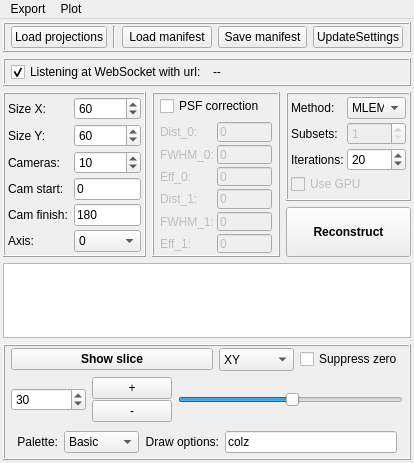
<?xml version="1.0" encoding="UTF-8"?>
<ui version="4.0">
 <class>MainWindow</class>
 <widget class="QMainWindow" name="MainWindow">
  <property name="geometry">
   <rect>
    <x>0</x>
    <y>0</y>
    <width>414</width>
    <height>463</height>
   </rect>
  </property>
  <property name="windowTitle">
   <string>MainWindow</string>
  </property>
  <widget class="QWidget" name="centralWidget">
   <layout class="QVBoxLayout" name="verticalLayout_3">
    <property name="leftMargin">
     <number>3</number>
    </property>
    <property name="topMargin">
     <number>3</number>
    </property>
    <property name="rightMargin">
     <number>3</number>
    </property>
    <property name="bottomMargin">
     <number>3</number>
    </property>
    <item>
     <widget class="QFrame" name="frLoad">
      <property name="maximumSize">
       <size>
        <width>16777215</width>
        <height>40</height>
       </size>
      </property>
      <property name="frameShape">
       <enum>QFrame::Box</enum>
      </property>
      <property name="frameShadow">
       <enum>QFrame::Raised</enum>
      </property>
      <layout class="QHBoxLayout" name="horizontalLayout_3">
       <property name="leftMargin">
        <number>6</number>
       </property>
       <property name="topMargin">
        <number>2</number>
       </property>
       <property name="rightMargin">
        <number>6</number>
       </property>
       <property name="bottomMargin">
        <number>2</number>
       </property>
       <item>
        <widget class="QPushButton" name="pbLoadProjections">
         <property name="text">
          <string>Load projections</string>
         </property>
        </widget>
       </item>
       <item>
        <widget class="Line" name="line">
         <property name="orientation">
          <enum>Qt::Vertical</enum>
         </property>
        </widget>
       </item>
       <item>
        <widget class="QPushButton" name="pbLoadManifest">
         <property name="text">
          <string>Load manifest</string>
         </property>
        </widget>
       </item>
       <item>
        <widget class="QPushButton" name="pbSaveManifest">
         <property name="text">
          <string>Save manifest</string>
         </property>
        </widget>
       </item>
       <item>
        <widget class="QPushButton" name="pbUpdateSettings">
         <property name="text">
          <string>UpdateSettings</string>
         </property>
        </widget>
       </item>
      </layout>
     </widget>
    </item>
    <item>
     <widget class="QFrame" name="frame_3">
      <property name="maximumSize">
       <size>
        <width>16777215</width>
        <height>30</height>
       </size>
      </property>
      <property name="frameShape">
       <enum>QFrame::Box</enum>
      </property>
      <property name="frameShadow">
       <enum>QFrame::Raised</enum>
      </property>
      <layout class="QHBoxLayout" name="horizontalLayout_4">
       <property name="leftMargin">
        <number>6</number>
       </property>
       <property name="topMargin">
        <number>2</number>
       </property>
       <property name="rightMargin">
        <number>6</number>
       </property>
       <property name="bottomMargin">
        <number>2</number>
       </property>
       <item>
        <widget class="QCheckBox" name="cbListenWebSocket">
         <property name="text">
          <string>Listening at WebSocket with url:</string>
         </property>
         <property name="checked">
          <bool>true</bool>
         </property>
        </widget>
       </item>
       <item>
        <widget class="QLabel" name="labUrl">
         <property name="text">
          <string>--</string>
         </property>
        </widget>
       </item>
      </layout>
     </widget>
    </item>
    <item>
     <layout class="QHBoxLayout" name="horizontalLayout_2">
      <item>
       <widget class="QFrame" name="frame">
        <property name="frameShape">
         <enum>QFrame::Box</enum>
        </property>
        <property name="frameShadow">
         <enum>QFrame::Raised</enum>
        </property>
        <layout class="QGridLayout" name="gridLayout">
         <property name="leftMargin">
          <number>3</number>
         </property>
         <property name="topMargin">
          <number>2</number>
         </property>
         <property name="rightMargin">
          <number>3</number>
         </property>
         <property name="bottomMargin">
          <number>2</number>
         </property>
         <property name="verticalSpacing">
          <number>3</number>
         </property>
         <item row="0" column="0">
          <widget class="QLabel" name="labSizeX">
           <property name="text">
            <string>Size X:</string>
           </property>
          </widget>
         </item>
         <item row="0" column="1">
          <widget class="QSpinBox" name="sbSizeX">
           <property name="minimum">
            <number>1</number>
           </property>
           <property name="maximum">
            <number>100000</number>
           </property>
           <property name="value">
            <number>60</number>
           </property>
          </widget>
         </item>
         <item row="1" column="0">
          <widget class="QLabel" name="labSizeX_2">
           <property name="text">
            <string>Size Y:</string>
           </property>
          </widget>
         </item>
         <item row="1" column="1">
          <widget class="QSpinBox" name="sbSizeY">
           <property name="minimum">
            <number>1</number>
           </property>
           <property name="maximum">
            <number>100000</number>
           </property>
           <property name="value">
            <number>60</number>
           </property>
          </widget>
         </item>
         <item row="2" column="0">
          <widget class="QLabel" name="labSizeX_3">
           <property name="text">
            <string>Cameras:</string>
           </property>
          </widget>
         </item>
         <item row="2" column="1">
          <widget class="QSpinBox" name="sbCameras">
           <property name="minimum">
            <number>1</number>
           </property>
           <property name="maximum">
            <number>100000</number>
           </property>
           <property name="value">
            <number>10</number>
           </property>
          </widget>
         </item>
         <item row="3" column="0">
          <widget class="QLabel" name="labSizeX_4">
           <property name="text">
            <string>Cam start:</string>
           </property>
          </widget>
         </item>
         <item row="3" column="1">
          <widget class="QLineEdit" name="ledCamerasStart">
           <property name="text">
            <string>0</string>
           </property>
          </widget>
         </item>
         <item row="4" column="0">
          <widget class="QLabel" name="labSizeX_5">
           <property name="text">
            <string>Cam finish:</string>
           </property>
          </widget>
         </item>
         <item row="4" column="1">
          <widget class="QLineEdit" name="ledCameraFinish">
           <property name="text">
            <string>180</string>
           </property>
          </widget>
         </item>
         <item row="5" column="0">
          <widget class="QLabel" name="label_3">
           <property name="text">
            <string>Axis:</string>
           </property>
          </widget>
         </item>
         <item row="5" column="1">
          <widget class="QComboBox" name="cobAxis">
           <item>
            <property name="text">
             <string>0</string>
            </property>
           </item>
           <item>
            <property name="text">
             <string>1</string>
            </property>
           </item>
          </widget>
         </item>
        </layout>
       </widget>
      </item>
      <item>
       <widget class="QFrame" name="frame_4">
        <property name="minimumSize">
         <size>
          <width>125</width>
          <height>165</height>
         </size>
        </property>
        <property name="frameShape">
         <enum>QFrame::Box</enum>
        </property>
        <property name="frameShadow">
         <enum>QFrame::Raised</enum>
        </property>
        <layout class="QVBoxLayout" name="verticalLayout_5">
         <property name="leftMargin">
          <number>6</number>
         </property>
         <property name="topMargin">
          <number>2</number>
         </property>
         <property name="rightMargin">
          <number>6</number>
         </property>
         <property name="bottomMargin">
          <number>2</number>
         </property>
         <item>
          <widget class="QCheckBox" name="cbUsePSF">
           <property name="toolTip">
            <string>Enable point spread function correction
All distances and FWHM are in pixels!</string>
           </property>
           <property name="text">
            <string>PSF correction</string>
           </property>
          </widget>
         </item>
         <item>
          <widget class="QFrame" name="frPSF">
           <property name="enabled">
            <bool>false</bool>
           </property>
           <property name="frameShape">
            <enum>QFrame::NoFrame</enum>
           </property>
           <property name="frameShadow">
            <enum>QFrame::Raised</enum>
           </property>
           <layout class="QGridLayout" name="gridLayout_3">
            <property name="leftMargin">
             <number>0</number>
            </property>
            <property name="topMargin">
             <number>0</number>
            </property>
            <property name="rightMargin">
             <number>0</number>
            </property>
            <property name="bottomMargin">
             <number>0</number>
            </property>
            <property name="spacing">
             <number>3</number>
            </property>
            <item row="0" column="0">
             <widget class="QLabel" name="label">
              <property name="text">
               <string>Dist_0:</string>
              </property>
             </widget>
            </item>
            <item row="0" column="1">
             <widget class="QLineEdit" name="ledDist0">
              <property name="text">
               <string>0</string>
              </property>
             </widget>
            </item>
            <item row="1" column="0">
             <widget class="QLabel" name="label_4">
              <property name="text">
               <string>FWHM_0:</string>
              </property>
             </widget>
            </item>
            <item row="1" column="1">
             <widget class="QLineEdit" name="ledFWHM0">
              <property name="text">
               <string>0</string>
              </property>
             </widget>
            </item>
            <item row="2" column="0">
             <widget class="QLabel" name="label_5">
              <property name="text">
               <string>Eff_0:</string>
              </property>
             </widget>
            </item>
            <item row="2" column="1">
             <widget class="QLineEdit" name="ledEff0">
              <property name="text">
               <string>0</string>
              </property>
             </widget>
            </item>
            <item row="3" column="0">
             <widget class="QLabel" name="label_6">
              <property name="text">
               <string>Dist_1:</string>
              </property>
             </widget>
            </item>
            <item row="3" column="1">
             <widget class="QLineEdit" name="ledDist1">
              <property name="text">
               <string>0</string>
              </property>
             </widget>
            </item>
            <item row="4" column="0">
             <widget class="QLabel" name="label_8">
              <property name="text">
               <string>FWHM_1:</string>
              </property>
             </widget>
            </item>
            <item row="4" column="1">
             <widget class="QLineEdit" name="ledFWHM1">
              <property name="text">
               <string>0</string>
              </property>
             </widget>
            </item>
            <item row="5" column="0">
             <widget class="QLabel" name="label_7">
              <property name="text">
               <string>Eff_1:</string>
              </property>
             </widget>
            </item>
            <item row="5" column="1">
             <widget class="QLineEdit" name="ledEff1">
              <property name="text">
               <string>0</string>
              </property>
             </widget>
            </item>
           </layout>
          </widget>
         </item>
        </layout>
       </widget>
      </item>
      <item>
       <layout class="QVBoxLayout" name="verticalLayout_2">
        <item>
         <widget class="QFrame" name="frame_2">
          <property name="minimumSize">
           <size>
            <width>125</width>
            <height>0</height>
           </size>
          </property>
          <property name="frameShape">
           <enum>QFrame::Box</enum>
          </property>
          <property name="frameShadow">
           <enum>QFrame::Raised</enum>
          </property>
          <layout class="QGridLayout" name="gridLayout_2">
           <property name="leftMargin">
            <number>3</number>
           </property>
           <property name="topMargin">
            <number>3</number>
           </property>
           <property name="rightMargin">
            <number>3</number>
           </property>
           <property name="bottomMargin">
            <number>3</number>
           </property>
           <property name="spacing">
            <number>3</number>
           </property>
           <item row="3" column="0" colspan="2">
            <widget class="QCheckBox" name="cbUseGPU">
             <property name="enabled">
              <bool>false</bool>
             </property>
             <property name="text">
              <string>Use GPU</string>
             </property>
            </widget>
           </item>
           <item row="2" column="0">
            <widget class="QLabel" name="label_2">
             <property name="text">
              <string>Iterations:</string>
             </property>
            </widget>
           </item>
           <item row="2" column="1">
            <widget class="QSpinBox" name="sbIterations">
             <property name="minimum">
              <number>1</number>
             </property>
             <property name="maximum">
              <number>10000</number>
             </property>
             <property name="value">
              <number>20</number>
             </property>
            </widget>
           </item>
           <item row="1" column="1">
            <widget class="QSpinBox" name="sbOSEMsubsets">
             <property name="enabled">
              <bool>false</bool>
             </property>
             <property name="minimum">
              <number>1</number>
             </property>
            </widget>
           </item>
           <item row="0" column="1">
            <widget class="QComboBox" name="cobMethod">
             <item>
              <property name="text">
               <string>MLEM</string>
              </property>
             </item>
             <item>
              <property name="text">
               <string>OSEM</string>
              </property>
             </item>
            </widget>
           </item>
           <item row="0" column="0">
            <widget class="QLabel" name="label_9">
             <property name="text">
              <string>Method:</string>
             </property>
            </widget>
           </item>
           <item row="1" column="0">
            <widget class="QLabel" name="label_10">
             <property name="text">
              <string>Subsets:</string>
             </property>
            </widget>
           </item>
          </layout>
         </widget>
        </item>
        <item>
         <widget class="QPushButton" name="pbReconstruct">
          <property name="minimumSize">
           <size>
            <width>0</width>
            <height>50</height>
           </size>
          </property>
          <property name="font">
           <font>
            <weight>75</weight>
            <bold>true</bold>
           </font>
          </property>
          <property name="text">
           <string>Reconstruct</string>
          </property>
         </widget>
        </item>
       </layout>
      </item>
     </layout>
    </item>
    <item>
     <widget class="QPlainTextEdit" name="pteStatus"/>
    </item>
    <item>
     <widget class="QFrame" name="fReconstruct">
      <property name="frameShape">
       <enum>QFrame::Box</enum>
      </property>
      <property name="frameShadow">
       <enum>QFrame::Raised</enum>
      </property>
      <layout class="QVBoxLayout" name="verticalLayout_4">
       <property name="leftMargin">
        <number>6</number>
       </property>
       <property name="topMargin">
        <number>2</number>
       </property>
       <property name="rightMargin">
        <number>6</number>
       </property>
       <property name="bottomMargin">
        <number>2</number>
       </property>
       <item>
        <layout class="QHBoxLayout" name="horizontalLayout">
         <item>
          <widget class="QPushButton" name="pbShowSlice">
           <property name="sizePolicy">
            <sizepolicy hsizetype="Expanding" vsizetype="Fixed">
             <horstretch>0</horstretch>
             <verstretch>0</verstretch>
            </sizepolicy>
           </property>
           <property name="font">
            <font>
             <weight>75</weight>
             <bold>true</bold>
            </font>
           </property>
           <property name="text">
            <string>Show slice</string>
           </property>
          </widget>
         </item>
         <item>
          <widget class="QComboBox" name="comboBox">
           <property name="minimumSize">
            <size>
             <width>75</width>
             <height>23</height>
            </size>
           </property>
           <property name="maximumSize">
            <size>
             <width>50</width>
             <height>16777215</height>
            </size>
           </property>
           <item>
            <property name="text">
             <string>XY</string>
            </property>
           </item>
           <item>
            <property name="text">
             <string>XZ</string>
            </property>
           </item>
           <item>
            <property name="text">
             <string>YZ</string>
            </property>
           </item>
          </widget>
         </item>
         <item>
          <widget class="QCheckBox" name="cbSuppressZero">
           <property name="text">
            <string>Suppress zero</string>
           </property>
          </widget>
         </item>
        </layout>
       </item>
       <item>
        <layout class="QHBoxLayout" name="horizontalLayout_5">
         <item>
          <widget class="QSpinBox" name="sbX">
           <property name="minimumSize">
            <size>
             <width>75</width>
             <height>0</height>
            </size>
           </property>
           <property name="maximum">
            <number>60</number>
           </property>
           <property name="value">
            <number>30</number>
           </property>
          </widget>
         </item>
         <item>
          <layout class="QVBoxLayout" name="verticalLayout">
           <property name="spacing">
            <number>1</number>
           </property>
           <item>
            <widget class="QPushButton" name="pbPlus">
             <property name="text">
              <string>+</string>
             </property>
            </widget>
           </item>
           <item>
            <widget class="QPushButton" name="pbMinus">
             <property name="text">
              <string>-</string>
             </property>
            </widget>
           </item>
          </layout>
         </item>
         <item>
          <widget class="QSlider" name="hsSlice">
           <property name="maximum">
            <number>59</number>
           </property>
           <property name="value">
            <number>30</number>
           </property>
           <property name="orientation">
            <enum>Qt::Horizontal</enum>
           </property>
          </widget>
         </item>
        </layout>
       </item>
       <item>
        <widget class="QFrame" name="frame_5">
         <property name="minimumSize">
          <size>
           <width>0</width>
           <height>0</height>
          </size>
         </property>
         <property name="frameShape">
          <enum>QFrame::NoFrame</enum>
         </property>
         <property name="frameShadow">
          <enum>QFrame::Raised</enum>
         </property>
         <layout class="QHBoxLayout" name="horizontalLayout_6">
          <property name="leftMargin">
           <number>6</number>
          </property>
          <property name="topMargin">
           <number>3</number>
          </property>
          <property name="rightMargin">
           <number>6</number>
          </property>
          <property name="bottomMargin">
           <number>3</number>
          </property>
          <item>
           <widget class="QLabel" name="label_11">
            <property name="sizePolicy">
             <sizepolicy hsizetype="Minimum" vsizetype="Preferred">
              <horstretch>0</horstretch>
              <verstretch>0</verstretch>
             </sizepolicy>
            </property>
            <property name="text">
             <string>Palette:</string>
            </property>
            <property name="alignment">
             <set>Qt::AlignRight|Qt::AlignTrailing|Qt::AlignVCenter</set>
            </property>
           </widget>
          </item>
          <item>
           <widget class="QComboBox" name="cobPalette">
            <property name="maximumSize">
             <size>
              <width>75</width>
              <height>16777215</height>
             </size>
            </property>
            <property name="toolTip">
             <string>Cern root palette</string>
            </property>
            <item>
             <property name="text">
              <string>Basic</string>
             </property>
            </item>
            <item>
             <property name="text">
              <string>Deep sea</string>
             </property>
            </item>
            <item>
             <property name="text">
              <string>Grey scale</string>
             </property>
            </item>
            <item>
             <property name="text">
              <string>Dark body</string>
             </property>
            </item>
            <item>
             <property name="text">
              <string>Hue</string>
             </property>
            </item>
            <item>
             <property name="text">
              <string>Rainbow</string>
             </property>
            </item>
            <item>
             <property name="text">
              <string>Inv dark body</string>
             </property>
            </item>
           </widget>
          </item>
          <item>
           <widget class="QLabel" name="label_12">
            <property name="sizePolicy">
             <sizepolicy hsizetype="Minimum" vsizetype="Preferred">
              <horstretch>0</horstretch>
              <verstretch>0</verstretch>
             </sizepolicy>
            </property>
            <property name="text">
             <string>Draw options:</string>
            </property>
            <property name="alignment">
             <set>Qt::AlignRight|Qt::AlignTrailing|Qt::AlignVCenter</set>
            </property>
           </widget>
          </item>
          <item>
           <widget class="QLineEdit" name="leOpt">
            <property name="maximumSize">
             <size>
              <width>16777215</width>
              <height>16777215</height>
             </size>
            </property>
            <property name="text">
             <string>colz</string>
            </property>
           </widget>
          </item>
         </layout>
        </widget>
       </item>
      </layout>
     </widget>
    </item>
   </layout>
  </widget>
  <widget class="QMenuBar" name="menuBar">
   <property name="geometry">
    <rect>
     <x>0</x>
     <y>0</y>
     <width>414</width>
     <height>21</height>
    </rect>
   </property>
   <widget class="QMenu" name="menuExport">
    <property name="title">
     <string>Export</string>
    </property>
    <addaction name="actionSave_as_nifty_file"/>
   </widget>
   <widget class="QMenu" name="menuPlot">
    <property name="title">
     <string>Plot</string>
    </property>
    <addaction name="actionPlot_3D"/>
    <addaction name="actionPlot_3D_Boxes"/>
    <addaction name="actionPlot_3D_tansparent"/>
   </widget>
   <addaction name="menuExport"/>
   <addaction name="menuPlot"/>
  </widget>
  <action name="actionSave_as_nifty_file">
   <property name="text">
    <string>Save as nifty file</string>
   </property>
  </action>
  <action name="actionPlot_3D">
   <property name="text">
    <string>Plot 3D - surface</string>
   </property>
  </action>
  <action name="actionPlot_3D_Boxes">
   <property name="text">
    <string>Plot 3D - boxes</string>
   </property>
  </action>
  <action name="actionPlot_3D_tansparent">
   <property name="text">
    <string>Plot 3D - tansparent</string>
   </property>
  </action>
 </widget>
 <layoutdefault spacing="6" margin="11"/>
 <resources/>
 <connections>
  <connection>
   <sender>sbX</sender>
   <signal>valueChanged(int)</signal>
   <receiver>pbShowSlice</receiver>
   <slot>click()</slot>
   <hints>
    <hint type="sourcelabel">
     <x>86</x>
     <y>451</y>
    </hint>
    <hint type="destinationlabel">
     <x>116</x>
     <y>405</y>
    </hint>
   </hints>
  </connection>
  <connection>
   <sender>leOpt</sender>
   <signal>editingFinished()</signal>
   <receiver>pbShowSlice</receiver>
   <slot>click()</slot>
   <hints>
    <hint type="sourcelabel">
     <x>415</x>
     <y>407</y>
    </hint>
    <hint type="destinationlabel">
     <x>121</x>
     <y>405</y>
    </hint>
   </hints>
  </connection>
  <connection>
   <sender>comboBox</sender>
   <signal>activated(int)</signal>
   <receiver>pbShowSlice</receiver>
   <slot>click()</slot>
   <hints>
    <hint type="sourcelabel">
     <x>309</x>
     <y>409</y>
    </hint>
    <hint type="destinationlabel">
     <x>71</x>
     <y>405</y>
    </hint>
   </hints>
  </connection>
  <connection>
   <sender>pbPlus</sender>
   <signal>clicked()</signal>
   <receiver>sbX</receiver>
   <slot>stepUp()</slot>
   <hints>
    <hint type="sourcelabel">
     <x>174</x>
     <y>441</y>
    </hint>
    <hint type="destinationlabel">
     <x>86</x>
     <y>451</y>
    </hint>
   </hints>
  </connection>
  <connection>
   <sender>pbMinus</sender>
   <signal>clicked()</signal>
   <receiver>sbX</receiver>
   <slot>stepDown()</slot>
   <hints>
    <hint type="sourcelabel">
     <x>174</x>
     <y>465</y>
    </hint>
    <hint type="destinationlabel">
     <x>86</x>
     <y>451</y>
    </hint>
   </hints>
  </connection>
  <connection>
   <sender>hsSlice</sender>
   <signal>valueChanged(int)</signal>
   <receiver>sbX</receiver>
   <slot>setValue(int)</slot>
   <hints>
    <hint type="sourcelabel">
     <x>317</x>
     <y>451</y>
    </hint>
    <hint type="destinationlabel">
     <x>86</x>
     <y>451</y>
    </hint>
   </hints>
  </connection>
  <connection>
   <sender>cbListenWebSocket</sender>
   <signal>clicked()</signal>
   <receiver>pbUpdateSettings</receiver>
   <slot>click()</slot>
   <hints>
    <hint type="sourcelabel">
     <x>110</x>
     <y>77</y>
    </hint>
    <hint type="destinationlabel">
     <x>363</x>
     <y>56</y>
    </hint>
   </hints>
  </connection>
  <connection>
   <sender>sbSizeX</sender>
   <signal>editingFinished()</signal>
   <receiver>pbUpdateSettings</receiver>
   <slot>click()</slot>
   <hints>
    <hint type="sourcelabel">
     <x>137</x>
     <y>124</y>
    </hint>
    <hint type="destinationlabel">
     <x>363</x>
     <y>56</y>
    </hint>
   </hints>
  </connection>
  <connection>
   <sender>sbSizeY</sender>
   <signal>editingFinished()</signal>
   <receiver>pbUpdateSettings</receiver>
   <slot>click()</slot>
   <hints>
    <hint type="sourcelabel">
     <x>137</x>
     <y>131</y>
    </hint>
    <hint type="destinationlabel">
     <x>363</x>
     <y>56</y>
    </hint>
   </hints>
  </connection>
  <connection>
   <sender>sbCameras</sender>
   <signal>editingFinished()</signal>
   <receiver>pbUpdateSettings</receiver>
   <slot>click()</slot>
   <hints>
    <hint type="sourcelabel">
     <x>109</x>
     <y>163</y>
    </hint>
    <hint type="destinationlabel">
     <x>363</x>
     <y>56</y>
    </hint>
   </hints>
  </connection>
  <connection>
   <sender>ledCamerasStart</sender>
   <signal>editingFinished()</signal>
   <receiver>pbUpdateSettings</receiver>
   <slot>click()</slot>
   <hints>
    <hint type="sourcelabel">
     <x>84</x>
     <y>192</y>
    </hint>
    <hint type="destinationlabel">
     <x>363</x>
     <y>56</y>
    </hint>
   </hints>
  </connection>
  <connection>
   <sender>ledCameraFinish</sender>
   <signal>editingFinished()</signal>
   <receiver>pbUpdateSettings</receiver>
   <slot>click()</slot>
   <hints>
    <hint type="sourcelabel">
     <x>137</x>
     <y>209</y>
    </hint>
    <hint type="destinationlabel">
     <x>363</x>
     <y>56</y>
    </hint>
   </hints>
  </connection>
  <connection>
   <sender>cobAxis</sender>
   <signal>activated(int)</signal>
   <receiver>pbUpdateSettings</receiver>
   <slot>click()</slot>
   <hints>
    <hint type="sourcelabel">
     <x>132</x>
     <y>242</y>
    </hint>
    <hint type="destinationlabel">
     <x>363</x>
     <y>56</y>
    </hint>
   </hints>
  </connection>
  <connection>
   <sender>sbIterations</sender>
   <signal>editingFinished()</signal>
   <receiver>pbUpdateSettings</receiver>
   <slot>click()</slot>
   <hints>
    <hint type="sourcelabel">
     <x>411</x>
     <y>141</y>
    </hint>
    <hint type="destinationlabel">
     <x>333</x>
     <y>47</y>
    </hint>
   </hints>
  </connection>
  <connection>
   <sender>cobMethod</sender>
   <signal>activated(QString)</signal>
   <receiver>pbUpdateSettings</receiver>
   <slot>click()</slot>
   <hints>
    <hint type="sourcelabel">
     <x>350</x>
     <y>178</y>
    </hint>
    <hint type="destinationlabel">
     <x>363</x>
     <y>56</y>
    </hint>
   </hints>
  </connection>
  <connection>
   <sender>sbOSEMsubsets</sender>
   <signal>editingFinished()</signal>
   <receiver>pbUpdateSettings</receiver>
   <slot>click()</slot>
   <hints>
    <hint type="sourcelabel">
     <x>366</x>
     <y>159</y>
    </hint>
    <hint type="destinationlabel">
     <x>359</x>
     <y>48</y>
    </hint>
   </hints>
  </connection>
  <connection>
   <sender>cbUsePSF</sender>
   <signal>toggled(bool)</signal>
   <receiver>frPSF</receiver>
   <slot>setEnabled(bool)</slot>
   <hints>
    <hint type="sourcelabel">
     <x>189</x>
     <y>108</y>
    </hint>
    <hint type="destinationlabel">
     <x>194</x>
     <y>146</y>
    </hint>
   </hints>
  </connection>
  <connection>
   <sender>cbUsePSF</sender>
   <signal>clicked()</signal>
   <receiver>pbUpdateSettings</receiver>
   <slot>click()</slot>
   <hints>
    <hint type="sourcelabel">
     <x>232</x>
     <y>109</y>
    </hint>
    <hint type="destinationlabel">
     <x>387</x>
     <y>46</y>
    </hint>
   </hints>
  </connection>
  <connection>
   <sender>ledDist0</sender>
   <signal>editingFinished()</signal>
   <receiver>pbUpdateSettings</receiver>
   <slot>click()</slot>
   <hints>
    <hint type="sourcelabel">
     <x>248</x>
     <y>135</y>
    </hint>
    <hint type="destinationlabel">
     <x>382</x>
     <y>47</y>
    </hint>
   </hints>
  </connection>
  <connection>
   <sender>ledFWHM0</sender>
   <signal>editingFinished()</signal>
   <receiver>pbUpdateSettings</receiver>
   <slot>click()</slot>
   <hints>
    <hint type="sourcelabel">
     <x>252</x>
     <y>155</y>
    </hint>
    <hint type="destinationlabel">
     <x>397</x>
     <y>43</y>
    </hint>
   </hints>
  </connection>
  <connection>
   <sender>ledEff0</sender>
   <signal>editingFinished()</signal>
   <receiver>pbUpdateSettings</receiver>
   <slot>click()</slot>
   <hints>
    <hint type="sourcelabel">
     <x>222</x>
     <y>177</y>
    </hint>
    <hint type="destinationlabel">
     <x>404</x>
     <y>43</y>
    </hint>
   </hints>
  </connection>
  <connection>
   <sender>ledDist1</sender>
   <signal>editingFinished()</signal>
   <receiver>pbUpdateSettings</receiver>
   <slot>click()</slot>
   <hints>
    <hint type="sourcelabel">
     <x>238</x>
     <y>201</y>
    </hint>
    <hint type="destinationlabel">
     <x>377</x>
     <y>44</y>
    </hint>
   </hints>
  </connection>
  <connection>
   <sender>ledFWHM1</sender>
   <signal>editingFinished()</signal>
   <receiver>pbUpdateSettings</receiver>
   <slot>click()</slot>
   <hints>
    <hint type="sourcelabel">
     <x>262</x>
     <y>228</y>
    </hint>
    <hint type="destinationlabel">
     <x>342</x>
     <y>39</y>
    </hint>
   </hints>
  </connection>
  <connection>
   <sender>ledEff1</sender>
   <signal>editingFinished()</signal>
   <receiver>pbUpdateSettings</receiver>
   <slot>click()</slot>
   <hints>
    <hint type="sourcelabel">
     <x>249</x>
     <y>244</y>
    </hint>
    <hint type="destinationlabel">
     <x>347</x>
     <y>50</y>
    </hint>
   </hints>
  </connection>
 </connections>
</ui>
